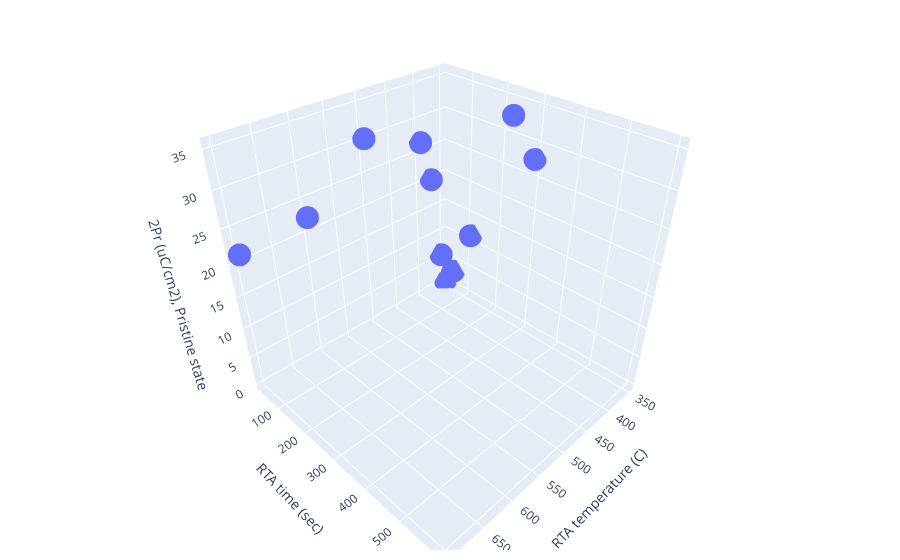

Notebook code cell kept with this figure:
### Code cell
# plot?...
fig = px.scatter_3d(fe_data, x='RTA temperature (C)', y='RTA time (sec)', 
                        z='2Pr (uC/cm2), Pristine state')
fig.update_layout(scene=dict(
                            # xaxis=dict(nticks=4, range=[200, 800])
                            # yaxis=dict(range=[0, 500])
                            ),
                   margin=dict(r=20, l=10, b=10, t=10)
                   )
fig.show()

### Figure 1 — Plotly figure (JSON) as saved in the notebook; plotly's stock layout.template omitted (floating-point values rounded to 4 significant figures)
{"data": [{"hovertemplate": "RTA temperature (C)=%{x}<br>RTA time (sec)=%{y}<br>2Pr (uC/cm2), Pristine state=%{z}<extra></extra>", "legendgroup": "", "marker": {"color": "#636efa", "symbol": "circle"}, "mode": "markers", "name": "", "scene": "scene", "showlegend": false, "type": "scatter3d", "x": [350, 350, 350, 350, 350, 360, 380, 400, 400, 500, 600, 700], "y": [30, 60, 120, 300, 600, 30, 30, 30, 300, 30, 30, 30], "z": [0.311, 3.051, 11.49, 27.85, null, 5.915, 20.17, 26.67, 35.19, 30.26, 22.56, 21.47]}], "layout": {"legend": {"tracegroupgap": 0}, "margin": {"b": 10, "l": 10, "r": 20, "t": 10}, "scene": {"domain": {"x": [0, 1], "y": [0, 1]}, "xaxis": {"title": {"text": "RTA temperature (C)"}}, "yaxis": {"title": {"text": "RTA time (sec)"}}, "zaxis": {"title": {"text": "2Pr (uC/cm2), Pristine state"}}}}}
